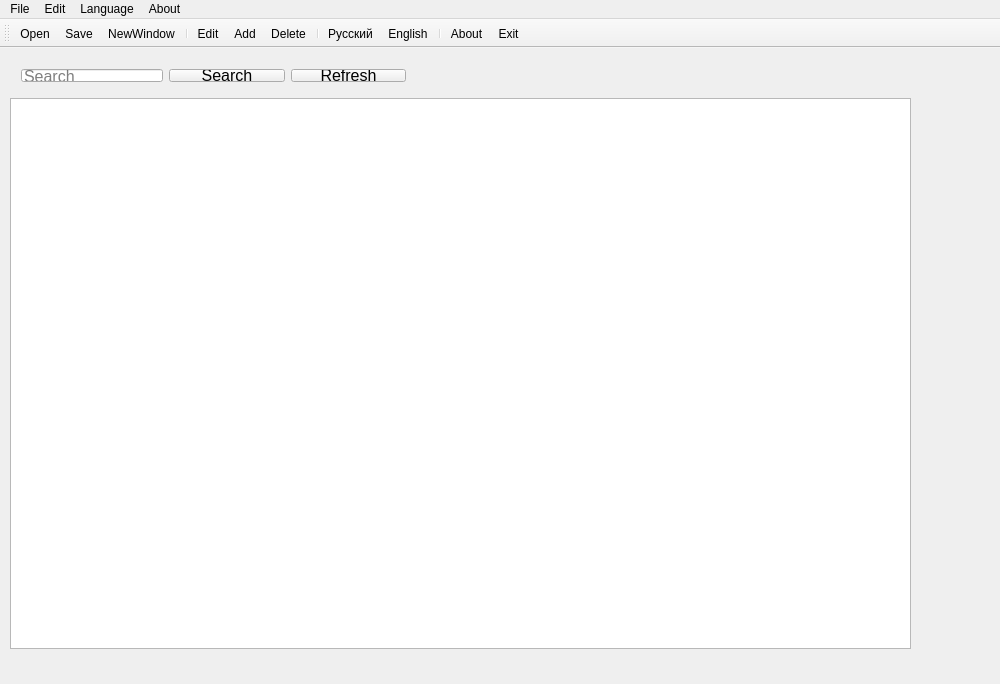
<?xml version="1.0" encoding="UTF-8"?>
<ui version="4.0">
 <class>MainWindow</class>
 <widget class="QMainWindow" name="MainWindow">
  <property name="geometry">
   <rect>
    <x>0</x>
    <y>0</y>
    <width>1000</width>
    <height>684</height>
   </rect>
  </property>
  <property name="sizePolicy">
   <sizepolicy hsizetype="MinimumExpanding" vsizetype="MinimumExpanding">
    <horstretch>0</horstretch>
    <verstretch>0</verstretch>
   </sizepolicy>
  </property>
  <property name="minimumSize">
   <size>
    <width>1000</width>
    <height>684</height>
   </size>
  </property>
  <property name="maximumSize">
   <size>
    <width>1000</width>
    <height>684</height>
   </size>
  </property>
  <property name="windowTitle">
   <string>Program</string>
  </property>
  <widget class="QWidget" name="centralWidget">
   <widget class="Table" name="tableView">
    <property name="geometry">
     <rect>
      <x>10</x>
      <y>50</y>
      <width>901</width>
      <height>551</height>
     </rect>
    </property>
    <property name="contextMenuPolicy">
     <enum>Qt::NoContextMenu</enum>
    </property>
    <property name="editTriggers">
     <set>QAbstractItemView::NoEditTriggers</set>
    </property>
    <property name="dragEnabled">
     <bool>true</bool>
    </property>
    <property name="dragDropMode">
     <enum>QAbstractItemView::NoDragDrop</enum>
    </property>
    <property name="defaultDropAction">
     <enum>Qt::CopyAction</enum>
    </property>
    <property name="selectionMode">
     <enum>QAbstractItemView::SingleSelection</enum>
    </property>
    <property name="selectionBehavior">
     <enum>QAbstractItemView::SelectRows</enum>
    </property>
    <property name="verticalScrollMode">
     <enum>QAbstractItemView::ScrollPerItem</enum>
    </property>
    <property name="gridStyle">
     <enum>Qt::SolidLine</enum>
    </property>
    <property name="sortingEnabled">
     <bool>true</bool>
    </property>
    <property name="wordWrap">
     <bool>true</bool>
    </property>
    <property name="cornerButtonEnabled">
     <bool>true</bool>
    </property>
    <attribute name="horizontalHeaderVisible">
     <bool>true</bool>
    </attribute>
    <attribute name="horizontalHeaderCascadingSectionResizes">
     <bool>true</bool>
    </attribute>
    <attribute name="horizontalHeaderMinimumSectionSize">
     <number>50</number>
    </attribute>
    <attribute name="horizontalHeaderDefaultSectionSize">
     <number>150</number>
    </attribute>
    <attribute name="horizontalHeaderHighlightSections">
     <bool>true</bool>
    </attribute>
    <attribute name="horizontalHeaderShowSortIndicator" stdset="0">
     <bool>true</bool>
    </attribute>
    <attribute name="horizontalHeaderStretchLastSection">
     <bool>true</bool>
    </attribute>
    <attribute name="verticalHeaderVisible">
     <bool>true</bool>
    </attribute>
    <attribute name="verticalHeaderCascadingSectionResizes">
     <bool>true</bool>
    </attribute>
    <attribute name="verticalHeaderMinimumSectionSize">
     <number>50</number>
    </attribute>
    <attribute name="verticalHeaderDefaultSectionSize">
     <number>50</number>
    </attribute>
    <attribute name="verticalHeaderHighlightSections">
     <bool>true</bool>
    </attribute>
    <attribute name="verticalHeaderShowSortIndicator" stdset="0">
     <bool>false</bool>
    </attribute>
    <attribute name="verticalHeaderStretchLastSection">
     <bool>false</bool>
    </attribute>
   </widget>
   <widget class="QWidget" name="layoutWidget">
    <property name="geometry">
     <rect>
      <x>10</x>
      <y>10</y>
      <width>407</width>
      <height>35</height>
     </rect>
    </property>
    <layout class="QHBoxLayout" name="horizontalLayout">
     <item>
      <widget class="QLineEdit" name="lineEdit">
       <property name="sizePolicy">
        <sizepolicy hsizetype="Minimum" vsizetype="Fixed">
         <horstretch>0</horstretch>
         <verstretch>0</verstretch>
        </sizepolicy>
       </property>
       <property name="maximumSize">
        <size>
         <width>16777215</width>
         <height>16777215</height>
        </size>
       </property>
       <property name="font">
        <font>
         <pointsize>12</pointsize>
        </font>
       </property>
       <property name="placeholderText">
        <string>Search</string>
       </property>
      </widget>
     </item>
     <item>
      <widget class="QPushButton" name="SearchButton">
       <property name="sizePolicy">
        <sizepolicy hsizetype="Minimum" vsizetype="Fixed">
         <horstretch>0</horstretch>
         <verstretch>0</verstretch>
        </sizepolicy>
       </property>
       <property name="maximumSize">
        <size>
         <width>16777215</width>
         <height>16777215</height>
        </size>
       </property>
       <property name="font">
        <font>
         <pointsize>12</pointsize>
        </font>
       </property>
       <property name="text">
        <string>Search</string>
       </property>
      </widget>
     </item>
     <item>
      <widget class="QPushButton" name="ResetButton">
       <property name="sizePolicy">
        <sizepolicy hsizetype="Minimum" vsizetype="Fixed">
         <horstretch>0</horstretch>
         <verstretch>0</verstretch>
        </sizepolicy>
       </property>
       <property name="maximumSize">
        <size>
         <width>16777215</width>
         <height>16777215</height>
        </size>
       </property>
       <property name="font">
        <font>
         <pointsize>12</pointsize>
        </font>
       </property>
       <property name="text">
        <string>Refresh</string>
       </property>
      </widget>
     </item>
    </layout>
   </widget>
  </widget>
  <widget class="QMenuBar" name="menuBar">
   <property name="geometry">
    <rect>
     <x>0</x>
     <y>0</y>
     <width>1000</width>
     <height>26</height>
    </rect>
   </property>
   <widget class="QMenu" name="menuFile">
    <property name="title">
     <string>File</string>
    </property>
    <addaction name="actionOpen"/>
    <addaction name="actionSave"/>
    <addaction name="actionNewWindow"/>
    <addaction name="actionExit"/>
   </widget>
   <widget class="QMenu" name="menuEdit">
    <property name="title">
     <string>Edit</string>
    </property>
    <addaction name="actionAdd"/>
    <addaction name="actionEdit"/>
    <addaction name="actionDelete"/>
   </widget>
   <widget class="QMenu" name="menuAbout">
    <property name="title">
     <string>About</string>
    </property>
    <addaction name="actionAbout"/>
    <addaction name="actionAbout_Qt"/>
   </widget>
   <widget class="QMenu" name="menuLanguage">
    <property name="title">
     <string>Language</string>
    </property>
    <addaction name="actionEnglish"/>
    <addaction name="actionRussian"/>
   </widget>
   <addaction name="menuFile"/>
   <addaction name="menuEdit"/>
   <addaction name="menuLanguage"/>
   <addaction name="menuAbout"/>
  </widget>
  <widget class="QToolBar" name="mainToolBar">
   <property name="sizePolicy">
    <sizepolicy hsizetype="MinimumExpanding" vsizetype="MinimumExpanding">
     <horstretch>0</horstretch>
     <verstretch>0</verstretch>
    </sizepolicy>
   </property>
   <attribute name="toolBarArea">
    <enum>TopToolBarArea</enum>
   </attribute>
   <attribute name="toolBarBreak">
    <bool>false</bool>
   </attribute>
   <addaction name="actionOpen"/>
   <addaction name="actionSave"/>
   <addaction name="actionNewWindow"/>
   <addaction name="separator"/>
   <addaction name="actionEdit"/>
   <addaction name="actionAdd"/>
   <addaction name="actionDelete"/>
   <addaction name="separator"/>
   <addaction name="actionRussian"/>
   <addaction name="actionEnglish"/>
   <addaction name="separator"/>
   <addaction name="actionAbout"/>
   <addaction name="actionExit"/>
  </widget>
  <action name="actionOpen">
   <property name="icon">
    <iconset resource="resource.qrc">
     <normaloff>:/ikonki/icons/icons8-open-document-90.png</normaloff>:/ikonki/icons/icons8-open-document-90.png</iconset>
   </property>
   <property name="text">
    <string>Open</string>
   </property>
   <property name="shortcut">
    <string>Ctrl+O</string>
   </property>
  </action>
  <action name="actionExit">
   <property name="icon">
    <iconset resource="resource.qrc">
     <normaloff>:/ikonki/icons/icons8-выход-filled-50.png</normaloff>:/ikonki/icons/icons8-выход-filled-50.png</iconset>
   </property>
   <property name="text">
    <string>Exit</string>
   </property>
  </action>
  <action name="actionAdd">
   <property name="icon">
    <iconset resource="resource.qrc">
     <normaloff>:/ikonki/icons/icons8-плюс-24.png</normaloff>:/ikonki/icons/icons8-плюс-24.png</iconset>
   </property>
   <property name="text">
    <string>Add</string>
   </property>
   <property name="shortcut">
    <string>Ctrl+N</string>
   </property>
  </action>
  <action name="actionEdit">
   <property name="icon">
    <iconset resource="resource.qrc">
     <normaloff>:/ikonki/icons/img_67933.png</normaloff>:/ikonki/icons/img_67933.png</iconset>
   </property>
   <property name="text">
    <string>Edit</string>
   </property>
  </action>
  <action name="actionDelete">
   <property name="icon">
    <iconset resource="resource.qrc">
     <normaloff>:/ikonki/icons/icons8-удалить-filled-50.png</normaloff>:/ikonki/icons/icons8-удалить-filled-50.png</iconset>
   </property>
   <property name="text">
    <string>Delete</string>
   </property>
   <property name="shortcut">
    <string>Del</string>
   </property>
  </action>
  <action name="actionAbout">
   <property name="icon">
    <iconset>
     <normaloff>../videocard/icons/icons8-права-пользователя-filled-50.png</normaloff>../videocard/icons/icons8-права-пользователя-filled-50.png</iconset>
   </property>
   <property name="text">
    <string>About</string>
   </property>
   <property name="shortcut">
    <string>F1</string>
   </property>
  </action>
  <action name="actionSave">
   <property name="icon">
    <iconset resource="resource.qrc">
     <normaloff>:/ikonki/icons/icons8-save-90.png</normaloff>:/ikonki/icons/icons8-save-90.png</iconset>
   </property>
   <property name="text">
    <string>Save</string>
   </property>
   <property name="shortcut">
    <string>Ctrl+S</string>
   </property>
  </action>
  <action name="actionEnglish">
   <property name="checkable">
    <bool>true</bool>
   </property>
   <property name="icon">
    <iconset resource="resource.qrc">
     <normaloff>:/ikonki/icons/icons8-великобритания-48.png</normaloff>:/ikonki/icons/icons8-великобритания-48.png</iconset>
   </property>
   <property name="text">
    <string>English</string>
   </property>
  </action>
  <action name="actionRussian">
   <property name="checkable">
    <bool>true</bool>
   </property>
   <property name="icon">
    <iconset resource="resource.qrc">
     <normaloff>:/ikonki/icons/icons8-россия-48.png</normaloff>:/ikonki/icons/icons8-россия-48.png</iconset>
   </property>
   <property name="text">
    <string>Русский</string>
   </property>
  </action>
  <action name="actionNewWindow">
   <property name="icon">
    <iconset resource="resource.qrc">
     <normaloff>:/ikonki/icons/icons8-new-file-90.png</normaloff>:/ikonki/icons/icons8-new-file-90.png</iconset>
   </property>
   <property name="text">
    <string>NewWindow</string>
   </property>
  </action>
  <action name="actionAbout_Qt">
   <property name="text">
    <string>About Qt</string>
   </property>
  </action>
 </widget>
 <layoutdefault spacing="6" margin="11"/>
 <customwidgets>
  <customwidget>
   <class>Table</class>
   <extends>QTableView</extends>
   <header>table.h</header>
  </customwidget>
 </customwidgets>
 <resources>
  <include location="resource.qrc"/>
 </resources>
 <connections>
  <connection>
   <sender>actionExit</sender>
   <signal>triggered()</signal>
   <receiver>MainWindow</receiver>
   <slot>close()</slot>
   <hints>
    <hint type="sourcelabel">
     <x>-1</x>
     <y>-1</y>
    </hint>
    <hint type="destinationlabel">
     <x>495</x>
     <y>296</y>
    </hint>
   </hints>
  </connection>
 </connections>
</ui>
